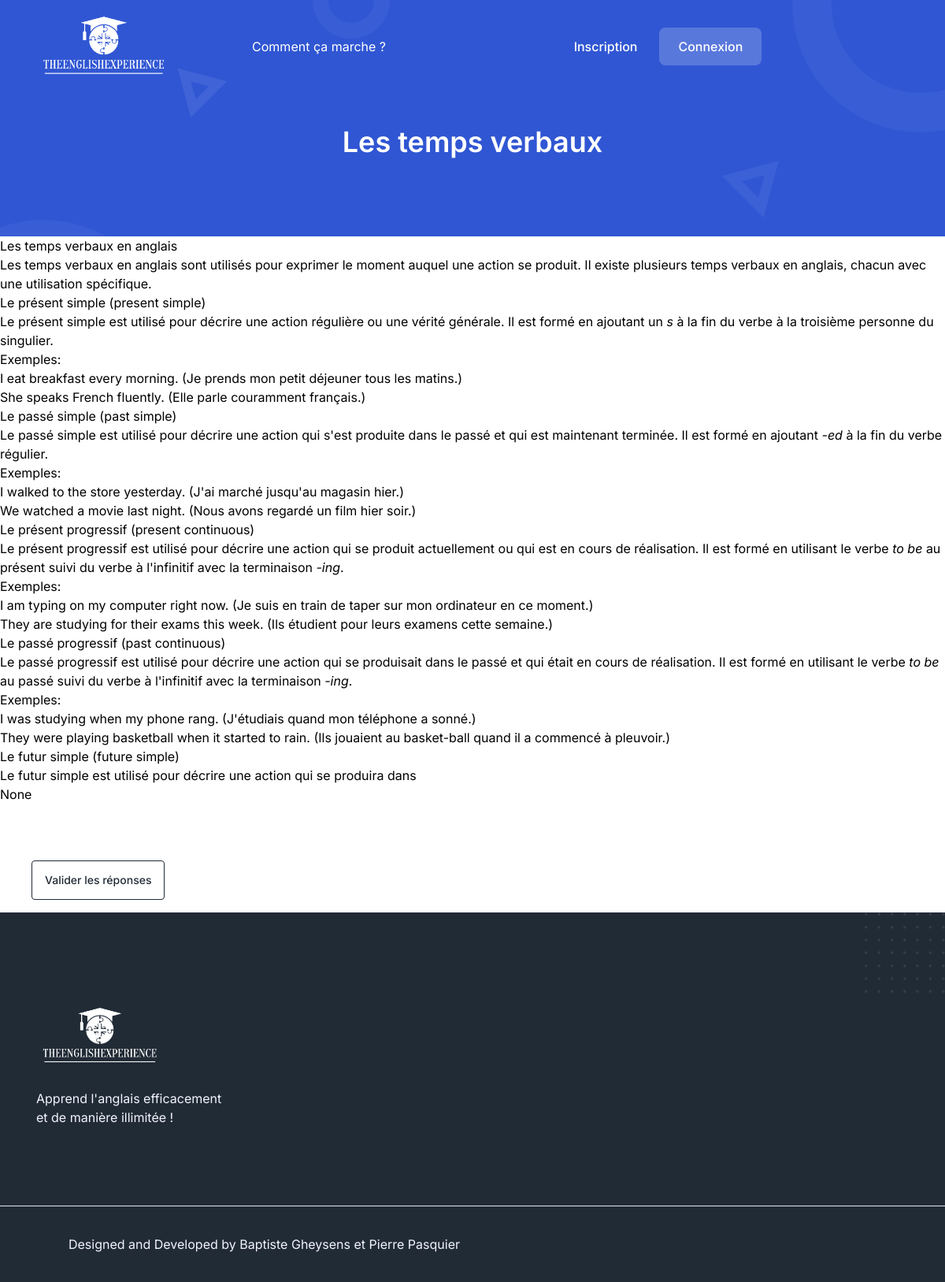
/leçon/2, run on the app's committed database.
### tables this page shows
CREATE TABLE lecon (id_lecon INTEGER PRIMARY KEY AUTOINCREMENT, titre TEXT, description TEXT, lecon TEXT, question TEXT, nb_question INTEGER);

### app.py (the view, shortened to what this page needs)
@app.route('/leçon/<id_lecon>',methods=['GET','POST'])
def lecon(id_lecon):
    conn = sqlite3.connect('database.db')
    cursor = conn.cursor()
    cursor.execute("""SELECT titre, lecon FROM lecon WHERE id_lecon == ?""", (id_lecon,))
    liste = cursor.fetchall()
    cursor.close()
    conn = sqlite3.connect('database.db')
    cursor = conn.cursor()
    cursor.execute("""SELECT question FROM lecon WHERE id_lecon == ?""", (id_lecon,))
    question = cursor.fetchall()
    cursor.close()
    conn = sqlite3.connect('database.db')
    cursor = conn.cursor()
    cursor.execute("""SELECT nb_question FROM lecon WHERE id_lecon == ?""", (id_lecon,))
    nbquestion = cursor.fetchall()[0][0]
    cursor.close()
    return render_template('leçon.html', lecon=liste, question=question, n=len(question),question_reponse=question[0][0])

### templates/leçon.html (shortened to what this page needs)
{% extends 'index.html' %}
{%  block body %}
    <div
      class="
        relative
        z-10
        pt-[120px]
        md:pt-[130px]
        lg:pt-[160px]
        pb-[100px]
        bg-primary
        overflow-hidden
      "
    >
      <div class="container">
        <div class="flex flex-wrap items-center -mx-4">
          <div class="w-full px-4">
            <div class="text-center">
              <h1 class="font-semibold text-white text-4xl">{{ lecon[0][0] | safe }}</h1>
            </div>
          </div>
        </div>
      </div>
      <div>
        <span class="absolute top-0 left-0 z-[-1]">
        </span>
        <span class="absolute top-0 right-0 z-[-1]">
        </span>
      </div>
    </div>
    <div>{{ lecon[0][1] | safe}}</div>
	<form method="POST">
    <div>{{ question_reponse | safe  }}</div>
    <br><br><br>
	<input type="submit"
       name="Valider les réponses"
       class="
         w-max
         text-center
         h-[50px]
         text-sm
         font-medium
         bg-white bg-opacity-20
         placeholder-white
         text-black
         rounded
         mb-4
         mx-10
         outline-yes
         border border-black
         focus-visible:shadow-none
         focus:border-white
         px-4
       "
       value="Valider les réponses">
</form>
{% endblock %}

### data on the page
lecon: titre "Les temps verbaux", lecon "Les temps verbaux en anglais Les temps verbaux en anglais sont utilisés pour exprimer le moment auquel une action se produit. Il existe plusieurs temps verbaux en anglais, chacun avec une utilisation spécifique. Le présent simple (present simple) Le présent simple est utilisé pour décrire une action régulière ou une vérité générale. Il est formé en ajoutant un s à la fin du verbe à la troisième personne du singulier. Exemples: I eat breakfast every morning. (Je prends mon petit déjeuner tous les matins.) She speaks French fluently. (Elle parle couramment français.) Le passé simple (past simple) Le passé simple est utilisé pour décrire une action qui s'est produite dans le passé et qui est…"

### other printed values
{{ question_reponse | safe }} "None"
